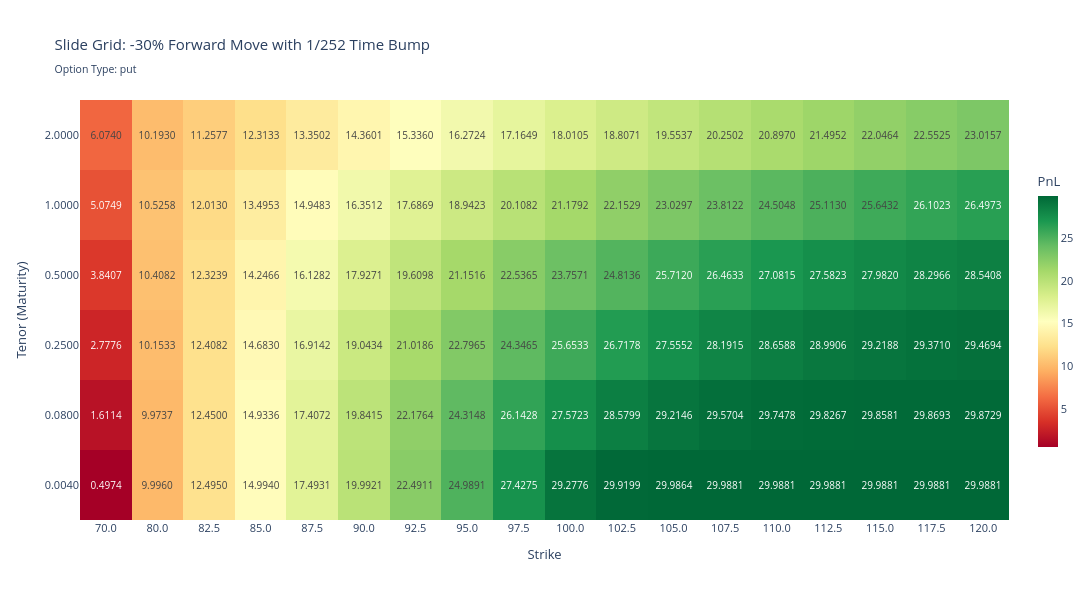

Notebook code for this chart:
### Code cell
# Visualize the slide grid using Plotly
import plotly.graph_objects as go

# Create interactive heatmap
fig = go.Figure(
    data=go.Heatmap(
        z=slide_grid.values,
        x=[f'{x:.1f}' for x in slide_grid.columns],
        y=[f'{y:.4f}' for y in slide_grid.index],
        colorscale='RdYlGn',
        text=slide_grid.round(4).values,
        texttemplate='%{text:.4f}',
        textfont={"size": 10},
        colorbar=dict(title="PnL", thickness=20, len=0.7),
        hovertemplate='Strike: %{x}<br>Tenor: %{y}<br>PnL: %{text:.4f}<extra></extra>'
    )
)

fig.update_layout(
    title=f'Slide Grid: -30% Forward Move with 1/252 Time Bump<br><sub>Option Type: {option_type}</sub>',
    xaxis_title='Strike',
    yaxis_title='Tenor (Maturity)',
    width=1200,
    height=600,
    font=dict(size=11),
    hovermode='closest'
)

fig.show()

# Print the grid as a table for detailed view
print("\nSlide Grid Values (rounded to 4 decimals):")
print(slide_grid.round(4).to_string())

print(f"\n{'='*60}")
print(f"Grid Summary Statistics:")
print(f"{'='*60}")
print(f"Min:     {slide_grid.values.min():.6f}")
print(f"Max:     {slide_grid.values.max():.6f}")
print(f"Mean:    {slide_grid.values.mean():.6f}")
print(f"Std Dev: {slide_grid.values.std():.6f}")
print(f"Shape:   {slide_grid.shape} (tenors × strikes)")

### Figure 1 — Plotly figure (JSON) as saved in the notebook; plotly's stock layout.template omitted (floating-point values rounded to 4 significant figures)
{"data": [{"colorbar": {"len": 0.7, "thickness": 20, "title": {"text": "PnL"}}, "colorscale": [[0, "rgb(165,0,38)"], [0.1, "rgb(215,48,39)"], [0.2, "rgb(244,109,67)"], [0.3, "rgb(253,174,97)"], [0.4, "rgb(254,224,139)"], [0.5, "rgb(255,255,191)"], [0.6, "rgb(217,239,139)"], [0.7, "rgb(166,217,106)"], [0.8, "rgb(102,189,99)"], [0.9, "rgb(26,152,80)"], [1, "rgb(0,104,55)"]], "hovertemplate": "Strike: %{x}<br>Tenor: %{y}<br>PnL: %{text:.4f}<extra></extra>", "text": [[0.4974, 9.996, 12.49, 14.99, 17.49, 19.99, 22.49, 24.99, 27.43, 29.28, 29.92, 29.99, 29.99, 29.99, 29.99, 29.99, 29.99, 29.99], [1.611, 9.974, 12.45, 14.93, 17.41, 19.84, 22.18, 24.31, 26.14, 27.57, 28.58, 29.21, 29.57, 29.75, 29.83, 29.86, 29.87, 29.87], [2.778, 10.15, 12.41, 14.68, 16.91, 19.04, 21.02, 22.8, 24.35, 25.65, 26.72, 27.56, 28.19, 28.66, 28.99, 29.22, 29.37, 29.47], [3.841, 10.41, 12.32, 14.25, 16.13, 17.93, 19.61, 21.15, 22.54, 23.76, 24.81, 25.71, 26.46, 27.08, 27.58, 27.98, 28.3, 28.54], [5.075, 10.53, 12.01, 13.5, 14.95, 16.35, 17.69, 18.94, 20.11, 21.18, 22.15, 23.03, 23.81, 24.5, 25.11, 25.64, 26.1, 26.5], [6.074, 10.19, 11.26, 12.31, 13.35, 14.36, 15.34, 16.27, 17.16, 18.01, 18.81, 19.55, 20.25, 20.9, 21.5, 22.05, 22.55, 23.02]], "textfont": {"size": 10}, "texttemplate": "%{text:.4f}", "type": "heatmap", "x": ["70.0", "80.0", "82.5", "85.0", "87.5", "90.0", "92.5", "95.0", "97.5", "100.0", "102.5", "105.0", "107.5", "110.0", "112.5", "115.0", "117.5", "120.0"], "y": ["0.0040", "0.0800", "0.2500", "0.5000", "1.0000", "2.0000"], "z": [[0.4974, 9.996, 12.5, 14.99, 17.49, 19.99, 22.49, 24.99, 27.43, 29.28, 29.92, 29.99, 29.99, 29.99, 29.99, 29.99, 29.99, 29.99], [1.611, 9.974, 12.45, 14.93, 17.41, 19.84, 22.18, 24.31, 26.14, 27.57, 28.58, 29.21, 29.57, 29.75, 29.83, 29.86, 29.87, 29.87], [2.778, 10.15, 12.41, 14.68, 16.91, 19.04, 21.02, 22.8, 24.35, 25.65, 26.72, 27.56, 28.19, 28.66, 28.99, 29.22, 29.37, 29.47], [3.841, 10.41, 12.32, 14.25, 16.13, 17.93, 19.61, 21.15, 22.54, 23.76, 24.81, 25.71, 26.46, 27.08, 27.58, 27.98, 28.3, 28.54], [5.075, 10.53, 12.01, 13.5, 14.95, 16.35, 17.69, 18.94, 20.11, 21.18, 22.15, 23.03, 23.81, 24.5, 25.11, 25.64, 26.1, 26.5], [6.074, 10.19, 11.26, 12.31, 13.35, 14.36, 15.34, 16.27, 17.16, 18.01, 18.81, 19.55, 20.25, 20.9, 21.5, 22.05, 22.55, 23.02]]}], "layout": {"font": {"size": 11}, "height": 600, "hovermode": "closest", "title": {"text": "Slide Grid: -30% Forward Move with 1/252 Time Bump<br><sub>Option Type: put</sub>"}, "width": 1200, "xaxis": {"title": {"text": "Strike"}}, "yaxis": {"title": {"text": "Tenor (Maturity)"}}}}
